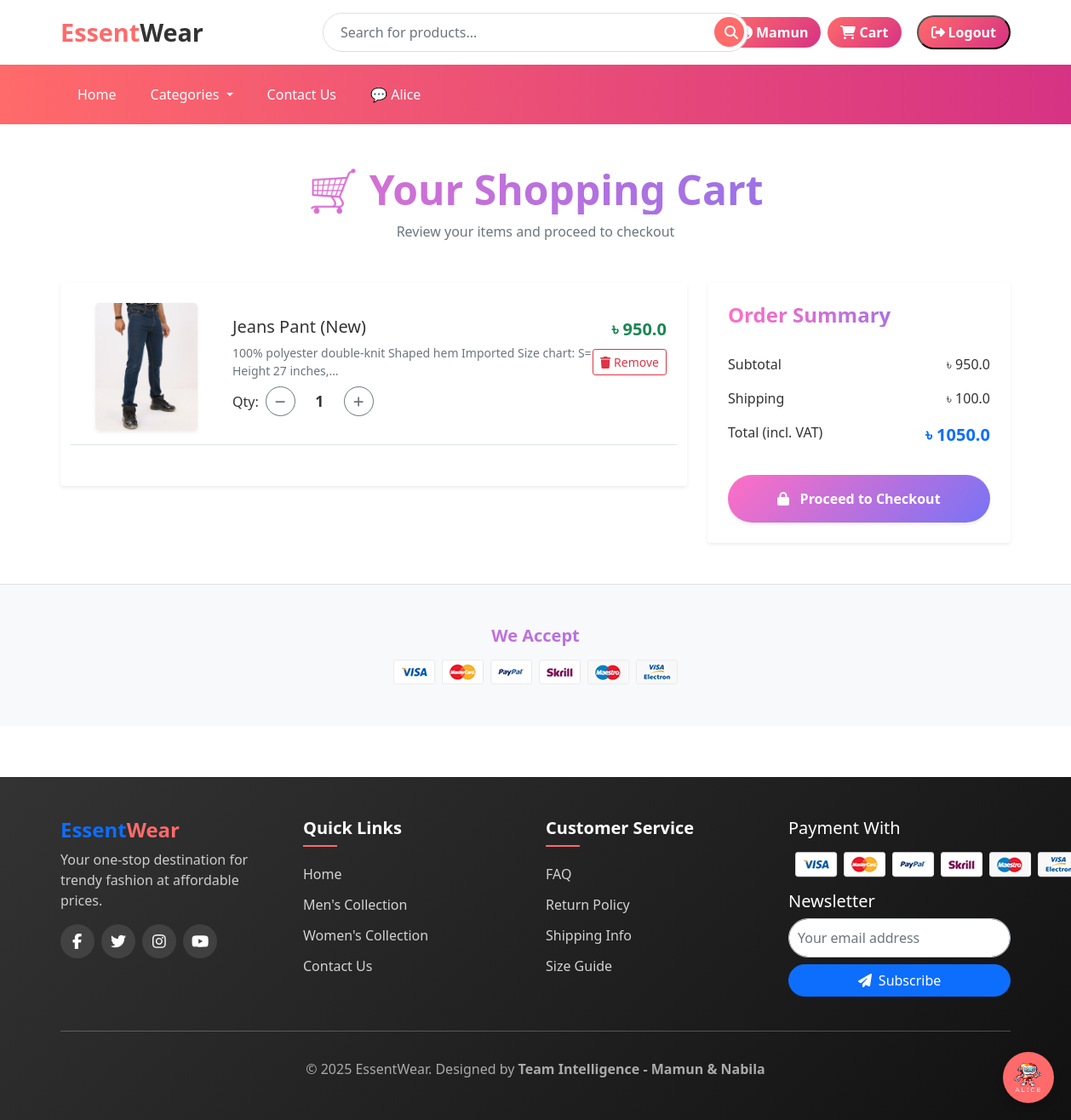
The app's page /cart/ (signed in) with its own data.
### app/models.py (models this page shows, shortened)
class Cart(models.Model):
    user = models.ForeignKey(User, on_delete=models.CASCADE)
    product = models.ForeignKey(Product, on_delete=models.CASCADE)
    quantity = models.PositiveIntegerField(default=1)

class Product(models.Model):
    title = models.CharField(max_length=100)
    selling_price = models.FloatField()
    discounted_price = models.FloatField()
    description = models.TextField(default='null')
    category = models.CharField(choices=CATEGORY_CHOICES, max_length=2)
    p_image = models.ImageField(upload_to='product_img')
    owner = models.ForeignKey(User, on_delete=models.CASCADE, related_name='products',null=True, blank=True) # Added owner field
    quantity = models.PositiveIntegerField(default=0)  # 🧮 নতুন field

### app/views.py (the view)
# urls.py: path('cart/', views.show_cart, name='showcart'),
@login_required
def show_cart(request):
 if request.user.is_authenticated:
  user = request.user
  cart = Cart.objects.filter(user=user)
  amount = 0.0
  shiiping_amount = 100.0
  total_amount = 0.0
  cart_product = [p for p in Cart.objects.all() if p.user == user]
  if cart_product:
   for p in cart_product:
    tempamount = (p.quantity * p.product.discounted_price)
    amount += tempamount
    total_amount = amount + shiiping_amount
   return render(request, 'app/cart/addtocart.html', {'cart': cart, 'totalamount': total_amount, 'amount': amount, 'shipingamount': shiiping_amount})
  else:
   return render(request, 'app/cart/emptycart.html')

### app/templates/app/cart/addtocart.html (shortened to what this page needs)
{% extends 'app/base.html' %}
{% load static %}
{% block main-content %}
<div class="container my-5">
  <div class="text-center mb-5">
    <h1 class="fw-bold display-5 text-gradient">🛒 Your Shopping Cart</h1>
    <p class="text-muted">Review your items and proceed to checkout</p>
  </div>
  <div class="row g-4">
    <div class="col-lg-8">
      <div class="card shadow-sm border-0 rounded-4">
        <div class="card-body p-4">
          {% if cart %}
            {% for c in cart %}
            <div class="cart-item row align-items-center mb-4 pb-3 border-bottom
                        {% if c.quantity <= 0 %}bg-light text-danger zero-quantity-item{% endif %}">
              <div class="col-md-3 text-center">
                <img src="{{ c.product.p_image.url }}" alt="{{ c.product.title }}"
                     class="img-fluid rounded-3 shadow-sm" style="max-height:150px;">
              </div>
              <div class="col-md-9">
                <div class="d-flex justify-content-between align-items-start">
                  <div>
                    <h5 class="fw-semibold">{{ c.product.title }}</h5>
                    <p class="text-muted small mb-2">{{ c.product.description|truncatechars:80 }}</p>
                    <div class="d-flex align-items-center mt-2">
                      <label class="me-2 fw-semibold">Qty:</label>
                      <button pid="{{ c.product.id }}" class="btn btn-outline-secondary btn-sm minus-cart">
                        <i class="fas fa-minus"></i>
                      </button>
                      <span class="mx-3 fw-bold quantity">{{ c.quantity }}</span>
                      <button pid="{{ c.product.id }}" class="btn btn-outline-secondary btn-sm plus-cart">
                        <i class="fas fa-plus"></i>
                      </button>
                    </div>
                  </div>
                  <div class="text-end">
                    <p class="fw-bold text-success fs-5 mb-2">৳ {{ c.product.discounted_price }}</p>
                    <button pid="{{ c.product.id }}" class="btn btn-outline-danger btn-sm remove-cart">
                      <i class="fas fa-trash me-1"></i> Remove
                    </button>
                  </div>
                </div>
              </div>
            </div>
            {% endfor %}
          {% else %}
            <p class="text-center text-muted mt-4">Your cart is empty 😢</p>
          {% endif %}
        </div>
      </div>
    </div>
    <div class="col-lg-4">
      <div class="card border-0 shadow-sm rounded-4 position-sticky" style="top: 100px;">
        <div class="card-body p-4">
          <h4 class="fw-bold mb-4 text-gradient">Order Summary</h4>
          <ul class="list-group list-group-flush mb-4">
            <li class="list-group-item d-flex justify-content-between border-0 px-0">
              <span>Subtotal</span>
              <span class="fw-semibold">৳ <span id="amount">{{ amount }}</span></span>
            </li>
            <li class="list-group-item d-flex justify-content-between border-0 px-0">
              <span>Shipping</span>
              <span class="fw-semibold">৳ {{ shipingamount }}</span>
            </li>
            <li class="list-group-item d-flex justify-content-between border-0 px-0">
              <span>Total (incl. VAT)</span>
              <span class="fw-bold fs-5 text-primary">৳ <span id="totalamount">{{ totalamount }}</span></span>
            </li>
          </ul>
          <a href="#"
             class="btn w-100 py-3 fw-bold text-white btn-gradient rounded-pill shadow-sm"
             id="checkout-btn">
             <i class="fas fa-lock me-2"></i> Proceed to Checkout
          </a>
        </div>
      </div>
    </div>
  </div>
</div>
<footer class="mt-5 py-5 bg-light border-top">
  <div class="container text-center">
    <h5 class="fw-bold mb-3 text-gradient">We Accept</h5>
    <img src="{% static 'app/images/payment.png' %}" alt="Payment Methods" class="img-fluid" style="max-height:60px;">
  </div>
</footer>
{% endblock main-content %}

### app/templates/app/base.html (shortened to what this page needs)
<!doctype html>
{% load static %}
<html lang="en">
<head>
  <link href="https://cdn.jsdelivr.net/npm/bootstrap@5.0.0-beta1/dist/css/bootstrap.min.css" rel="stylesheet">
  <link rel="stylesheet" href="{% static 'app/css/owl.carousel.min.css' %}">
  <link rel="stylesheet" href="{% static 'app/css/all.min.css' %}">
  <link rel="stylesheet" href="{% static 'app/css/style.css' %}">
</head>
<body>
  <div class="main-header">
    <div class="container">
      <div class="row align-items-center">
        <div class="col-md-3">
          <a class="brand-logo" href="/">Essent<span>Wear</span></a>
        </div>
        <div class="col-md-6">
          <form method="GET" action="{% url 'search_products' %}" class="search-container d-flex">
            <input type="text" name="q" placeholder="Search for products..." class="form-control" required />
            <button type="submit" class="btn btn-primary ms-2"><i class="fas fa-search"></i></button>
          </form>
        </div>
        <div class="col-md-3">
          <div class="user-actions d-flex justify-content-end align-items-center">
            {% if not request.user.is_authenticated %}
            <a href="{% url 'customerregistration' %}" class="auth-btn">Register</a>
            <a href="{% url 'login' %}" class="auth-btn">Login</a>
            <a href="{% url 'showcart' %}" class="auth-btn">
              <i class="fas fa-shopping-cart me-1"></i> Cart
            </a>
            {% else %}
            <a href="{% url 'profile' %}" class="auth-btn">
               {{ request.user.username }}
            </a>
            <a href="{% url 'showcart' %}" class="auth-btn ms-2">
              <i class="fas fa-shopping-cart me-1"></i> Cart
            </a>
            <form method="POST" action="{% url 'logout' %}" class="d-inline ms-2">
              <button type="submit" class="auth-btn">
                <i class="fas fa-sign-out-alt me-1"></i> Logout
              </button>
            </form>
            {% endif %}
          </div>
        </div>
      </div>
    </div>
  </div>
  <nav class="navbar navbar-expand-lg navbar-dark main-navigation">
    <div class="container">
      <div class="collapse navbar-collapse" id="mainNav">
        <ul class="navbar-nav me-auto">
          <li class="nav-item"><a class="nav-link active" href="/">Home</a></li>
          <li class="nav-item dropdown">
            <a class="nav-link dropdown-toggle" href="#" id="categoriesDropdown" role="button" data-bs-toggle="dropdown" aria-expanded="false">
              Categories
            </a>
          </li>
          <li class="nav-item"><a class="nav-link" href="{% url 'contact-us' %}">Contact Us</a></li>
          <li class="nav-item"><a class="nav-link" href="{% url 'chatbot' %}">💬 Alice</a></li>
        </ul>
      </div>
    </div>
  </nav>
  <a href="{% url 'chatbot' %}" id="floating-button">
    <img src="{% static 'app/images/banner/logo2.png' %}" alt="Chat with Alice" />
  </a>
  {% block main-content %}{% endblock main-content %}
  <footer class="site-footer py-5">
    <div class="container">
      <div class="row">
        <div class="col-md-3 mb-4">
          <h4 class="fw-bold text-primary">Essent<span style="color: #ff6a6a">Wear</span></h4>
          <p style="color: #ccc">Your one-stop destination for trendy fashion at affordable prices.</p>
          <div class="d-flex gap-2 mt-3">
           <a href="https://www.facebook.com/" target="_blank" class="social-icon"><i class="fab fa-facebook-f"></i></a>
           <a href="https://twitter.com/" target="_blank" class="social-icon"><i class="fab fa-twitter"></i></a>
           <a href="https://www.instagram.com/" target="_blank" class="social-icon"><i class="fab fa-instagram"></i></a>
           <a href="https://www.youtube.com/" target="_blank" class="social-icon"><i class="fab fa-youtube"></i></a>
          </div>
        </div>
        <div class="col-md-3 mb-4 footer-links">
          <h5>Quick Links</h5>
          <ul>
            <li><a href="/">Home</a></li>
            <li><a href="{% url 'men' %}">Men's Collection</a></li>
            <li><a href="{% url 'women' %}">Women's Collection</a></li>
            <li><a href="{% url 'contact-us' %}">Contact Us</a></li>
          </ul>
        </div>
        <div class="col-md-3 mb-4 footer-links">
          <h5>Customer Service</h5>
          <ul>
            <li><a href="{% url 'faq' %}">FAQ</a></li>
            <li><a href="{% url 'return_policy' %}">Return Policy</a></li>
            <li><a href="{% url 'shipping_info' %}">Shipping Info</a></li>
            <li><a href="{% url 'size_guide' %}">Size Guide</a></li>
          </ul>
        </div>
        <div class="col-md-3 mb-4">
          <h5>Payment With</h5>
          <div class="payment-logos my-3">
            <img src="{% static 'app/images/payment.png' %}" alt="Mastercard">
          </div>
          <h5>Newsletter</h5>
          <form method="POST" class="d-flex flex-column gap-2">
            <input type="email" name="email" placeholder="Your email address" required class="form-control"
              style="border-radius: 25px; padding: 10px" />
            <button type="submit" class="btn btn-primary rounded-pill">
              <i class="fas fa-paper-plane me-1"></i> Subscribe
            </button>
          </form>
        </div>
      </div>
      <hr style="border-color: #444" />
      <div class="text-center pt-3">
       <p class="mb-0" style="color: #aaa">&copy; 2025 EssentWear. Designed by <b>Team Intelligence - <a href="{% url 'mamun' %}" style="color: #aaa; text-decoration: none;">Mamun</a> & Nabila</b></p>
      </div>
    </div>
  </footer>
</body>
</html>

### app/templates/app/base.html (style rules this page uses)
:root { --primary-color: #ff6a6a; --secondary-color: #d63384; --dark-color: #333; --light-color: #f9f9f9; }
body { font-family: "Segoe UI", Tahoma, Geneva, Verdana, sans-serif; background-color: #fff; color: #333; }
.main-header { background-color: #fff; box-shadow: 0 2px 10px rgba(0, 0, 0, 0.1); padding: 15px 0; }
.brand-logo { font-size: 1.8rem; font-weight: 700; color: var(--primary-color); text-decoration: none; }
.brand-logo span { color: var(--dark-color); }
.search-container { position: relative; max-width: 500px; margin: 0 auto; }
.search-container input { border-radius: 30px; padding: 10px 20px; border: 1px solid #ddd; width: 100%; }
.search-container button { position: absolute; right: 5px; top: 5px; background: var(--primary-color); border: none; color: white; border-radius: 50%; width: 35px; height: 35px; }
.user-actions .auth-btn { background: linear-gradient(135deg, #ff6a6a, #d63384); color: white; padding: 6px 15px; border-radius: 25px; font-weight: 600; margin-left: 10px; text-decoration: none; transition: all 0.3s ease; display: inline-flex; align-items: center; }
.main-navigation { background: linear-gradient(to right, var(--primary-color), var(--secondary-color)); }
.main-navigation .nav-link { color: white !important; font-weight: 500; padding: 15px 20px !important; transition: all 0.3s; }
#floating-button { position: fixed; bottom: 20px; right: 20px; background-color: var(--primary-color); border-radius: 50%; width: 60px; height: 60px; display: flex; align-items: center; justify-content: center; cursor: pointer; z-index: 999; box-shadow: 0 4px 10px rgba(0, 0, 0, 0.2); transition: all 0.3s; }
#floating-button img { width: 35px; height: 35px; }
.site-footer { background: linear-gradient(135deg, var(--dark-color) 0%, #111 100%); color: white; padding: 50px 0 20px; margin-top: 60px; }
.footer-links h5 { font-weight: 600; margin-bottom: 20px; position: relative; padding-bottom: 10px; }
.footer-links h5:after { content: ""; position: absolute; bottom: 0; left: 0; width: 40px; height: 2px; background-color: var(--primary-color); }
.footer-links ul { list-style: none; padding: 0; margin: 0; }
.footer-links li { margin-bottom: 12px; }
.footer-links a { color: rgba(255, 255, 255, 0.8); text-decoration: none; transition: all 0.3s ease; }
.social-icon { display: inline-flex; align-items: center; justify-content: center; width: 40px; height: 40px; background-color: rgba(255, 255, 255, 0.1); border-radius: 50%; color: #fff; transition: all 0.3s ease; font-size: 18px; }
.payment-logos img { max-height: 35px; margin: 0 8px; transition: 0.3s; }

### app/templates/app/cart/addtocart.html (style rules this page uses)
.text-gradient { background: linear-gradient(90deg, #ff6ec4, #7873f5); -webkit-background-clip: text; background-clip: text; -webkit-text-fill-color: transparent; }
.btn-gradient { background: linear-gradient(135deg, #ff6ec4, #7873f5); border: none; transition: all 0.3s ease; }
.quantity { font-size: 1.1rem; min-width: 25px; text-align: center; }
.btn-outline-secondary { border-radius: 50%; width: 35px; height: 35px; display: flex; justify-content: center; align-items: center; }
.remove-cart { width: auto; min-width: 80px; text-align: center; display: inline-flex; align-items: center; justify-content: center; }

### records on screen
Cart: product.p_image (picture), product "Jeans Pant (New)", product.description "100% polyester double-knit Shaped hem Imported Size chart: S= Height 27 inches,…", quantity "1", product.discounted_price "950.0"

### other values on screen
{{ request.user.username }} "Mamun"
{{ amount }} "950.0"
{{ shipingamount }} "100.0"
{{ totalamount }} "1050.0"
